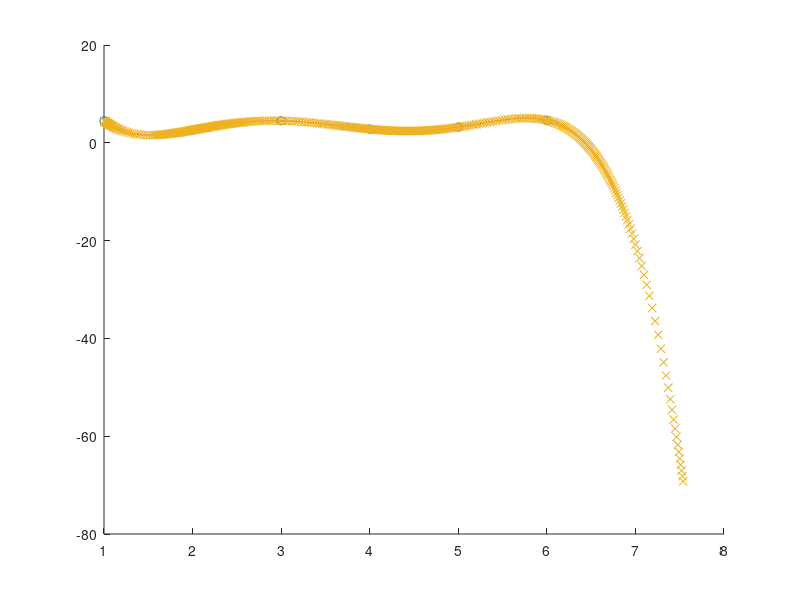

Recreate this plot in MATLAB.
%% Constants
clear all
close all
clc

trainSize = 0.5;
pas = 101; % Pas integration
T = 1/30; % Periode echantillonage
V = 1; % vitesse constante

aller = [1, 2, 3, 4, 5, 6;4.5, 2.6, 4.5, 2.8, 3.2, 4.6]; % X, Y
retour = [1, 2, 3, 4, 5, 6;7.4, 10.1, 13, 10, 11, 7.5]; % X, Y


%% Trajectoires Aller
% interpole aller
[aller_coeff] = polyfit(aller(1,:),aller(2,:),length(aller)-1);
dx = (length(aller)-1)/pas;
x = 1:dx:length(aller);
aller_int = [x; polyval(aller_coeff, x)];

% calcul longueur & erreur
aller_coeff_d = polyder(aller_coeff); % f'
aller_d = polyval(aller_coeff_d, x);
aller_long = sqrt(1 + aller_d.^2); % g
L = trapz(x, aller_long);

aller_coeff_d2 = polyder(aller_coeff_d); % f''
aller_d2 = polyval(aller_coeff_d2, x);
aller_long_d = aller_d.*aller_d2./aller_long; %g'
E = dx^2/2*(aller_long_d(end)-aller_long_d(1));

% vitesse reelle
O = ceil(L/(T*V));
Vreel = L/(T*O);

% distance entre chaque point
d = L/O;

dx2 = (length(aller)-1)/O;
x2 = 1:dx2:length(aller);
g = polyval(aller_coeff_d, x2);
g = sqrt(1 + g.^2); % g
points = [];
Ltr = [0];
xi = 1;
for i = 1:O
    Ltr(i) = d*(i-1);
    xi = xi + d/g(i);
    points = [points, xi];
end

points = [points; polyval(aller_coeff, points)];

%% Trajectoire Retour
% interpole retour
% [retour_coeff] = polyfit(retour(1,:),retour(2,:),length(retour)-1);
% retour_int = 1:dx:length(retour);
% retour_int = [retour_int; polyval(retour_coeff, retour_int)];


%% Relier gauche
% % interpole gauche
% gauche = [fliplr(aller(:,1:2)) retour(:,1:2)];
% gauche = [gauche(2,:);gauche(1,:)];
% 
% [gauche_coeff] = polyfit(gauche(1,:),gauche(2,:),length(gauche)-1);
% gauche_int = gauche(1,1):dx:gauche(1,end);
% gauche_int = [gauche_int; polyval(gauche_coeff, gauche_int)];
% 
% [~,half_g] = min(gauche_int(2,:));
% 
% % reconstruction aller gauche
% gauche_inv = [gauche_int(2,1:half_g-1);gauche_int(1,1:half_g-1)];
% aller_int = [fliplr(gauche_inv) aller_int(:,1/dx+1:end)];
% 
% % reconstruction retour gauche
% gauche_inv = [gauche_int(2,half_g:end);gauche_int(1,half_g:end)];
% retour_int = [gauche_inv retour_int(:,1/dx+1:end)];


%% Relier Droite
% % interpole droite
% droite = [aller(:,5:end) fliplr(retour(:,5:end))];
% droite = [droite(2,:); droite(1,:)];
% 
% [droite_coeff] = polyfit(droite(1,:),droite(2,:),length(droite)-1);
% droite_int = droite(1,1):dx:droite(1,end);
% droite_int = [droite_int; polyval(droite_coeff, droite_int)];
% [~,half_d] = max(droite_int(2,:));
% 
% % reconstruction aller droite
% droite_inv = [droite_int(2,1:half_d-1);droite_int(1,1:half_d-1)];
% aller_int = [aller_int(:,1:end-1/dx) droite_inv];
% 
% % reconstruction retour droite
% droite_inv = [droite_int(2,half_d:end);droite_int(1,half_d:end)];
% retour_int = [retour_int(:,1:end-1/dx) fliplr(droite_inv)];


%% Affichage
figure 
hold on
plot(aller(2,:), 'o')

% plot(retour(2,:), 'o')
plot(aller_int(1,:),aller_int(2,:));
plot(points(1,:),points(2,:), 'x');
% plot(retour_int(1,:),retour_int(2,:));


%% Write
% csvwrite('retour.csv', fliplr(retour_int)')
% csvwrite('aller.csv', aller_int')

